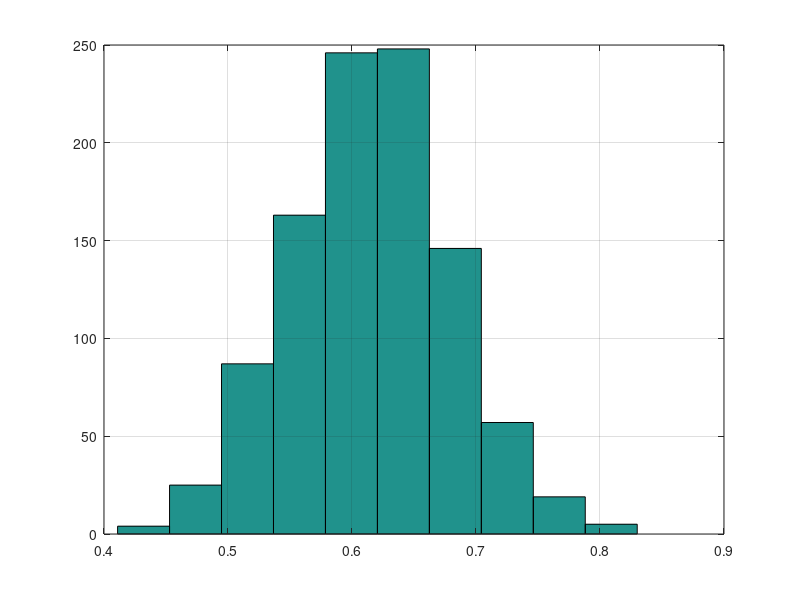

Write MATLAB code to recreate this figure.
%% Box-Muller
%Z1=Rcos(theta)=sqrt(-2logU1)cos(2piU2)
%Z2=Rsin(theta)=sqrt(-2logU1)sin(2piU2)
%Z1 and Z2 are iid standard normal
%Z1^2+Z2^2 ~ chi-squared with 2 dof ~ Exp(1/2)
%z=lambda exp(-lambda x) -> x=-1/lambda log(1-z)
%For lambda=1/2: x = -2 log (1-z) = -2log(U1)

%% Monte Carlo Simulation
%  x[n] = A + w[n]
%  A is a const to be estimated
%  w[n] is a standard normal generated by Box-Mueller transform

clc;
n=1e2;                   %number of samples
num_iter=1e3;            %number of monte carlo iterations

A=floor(10*rand)         %constant to be estimated
A_hat=zeros(num_iter,1);
sigma=1;                 %noise standard deviation

for i=1:num_iter
    u1=rand(n,1); %~U[0,1]
    u2=rand(n,1); %~U[0,1]

    %Box-Mueller Transform
    w1=sqrt(-2*log(u1)).*cos(2*pi*u2); %~N(0,1)
    w2=sqrt(-2*log(u1)).*sin(2*pi*u2); %~N(0,1)

    x=A+sigma*w1; %x \in R
    A_hat(i)=-1/2+sqrt((x'*x)/length(x)+1/4);
end

%compute estimator statistics
A_hat_mean=sum(A_hat)/length(A_hat)
A_hat_var=sum((A_hat-A_hat_mean).^2)/length(A_hat)
A_hat_pdf=hist(A_hat)
hist(A_hat); grid on;
